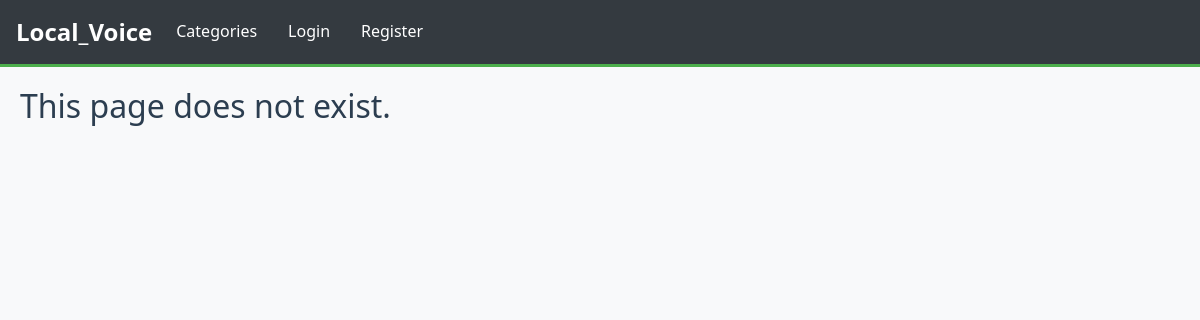
Page /category/entertainment/ on the earlier database version.
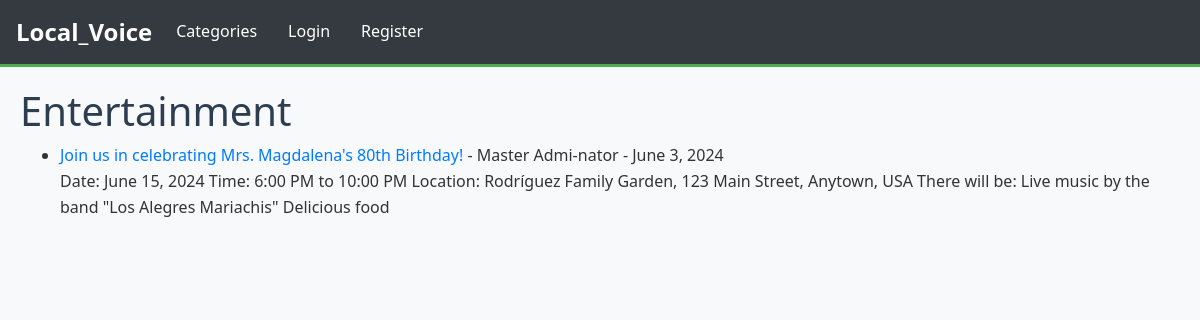
Same page on the later database version.
### Local_Voice/models.py (models this page shows, shortened)
class Post(models.Model):
    title = models.CharField(max_length=255)
    title_tag = models.CharField(max_length=255)
    author = models.ForeignKey(User, on_delete=models.CASCADE)
    body = models.TextField()
    post_date = models.DateField(auto_now_add=True)
    category = models.CharField(max_length=255, default='coding')
    likes = models.ManyToManyField(User, related_name='blog_posts')

### Local_Voice/views.py (the view)
# urls.py: path('category/<str:cats>/', CategoryView, name='category'),
def CategoryView(request, cats):
    category_posts=Post.objects.filter(category=cats.replace('-', ' '))
    return render(request, 'categories.html', {'cats':cats.title().replace('-', ' '), 'category_posts':category_posts})

### Local_Voice/templates/categories.html (shortened to what this page needs)
{% extends 'base.html' %}
{% block content %}
{% if category_posts  %}
    <h1>{{ cats }}</h1>
    <ul>
    {% for post in category_posts %}
        <li><a href="{% url 'article-detail' post.pk %}">{{ post.title }}</a>
                - {{ post.author.first_name }}
                {{ post.author.last_name }}
                - {{ post.post_date }}  <br/>
                {{ post.body|slice:":200"|safe }}</li>
    {% endfor %}
    </ul>
{% else %}
    <h2>This page does not exist.</h2>
{% endif %}
{% endblock %}

Differences in the rows shown:
added Post: category "Entertainment", title "Join us in celebrating Mrs. Magdalena's 80th Birthday!", author.first_name "Master", author.last_name "Admi-nator", post_date "June 3, 2024", body "Date: June 15, 2024 Time: 6:00 PM to 10:00 PM Location: Rodríguez Family Garden, 123 Main Street, Anytown, USA There will be: Live music by the band \"Los Alegres Mariachis\" Delicious food"
Other differences:
text no longer shown: "This page does not exist."
